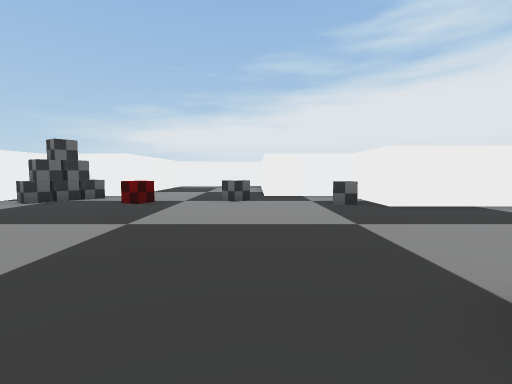
View 1 (above)

22 first-person views from a walk through a scene from a Unity 3-D project. The camera is 1.4 m above the floor, tilts 4° down and sees 85° across. The floor is counted in squares, 2 m on a side. Each view is taken from the middle of a square. On the plan, view 1 faces up. The plan holds only what a view shows up to about 9 squares ahead; the rest is blank. The place goes on beyond the plan. The player is left out. Some surface patterns are stand-ins.

View 2
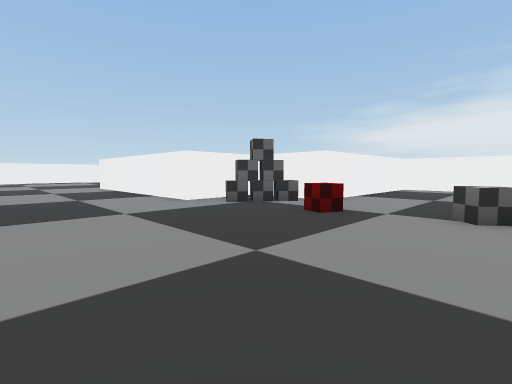

View 3
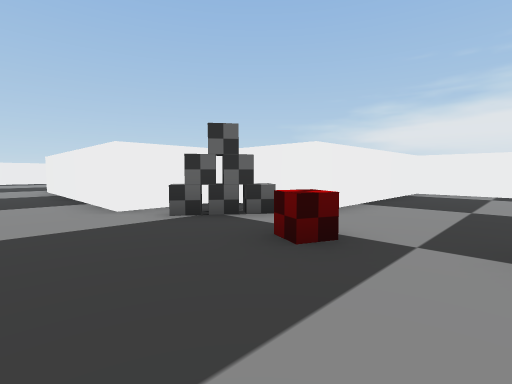

View 4
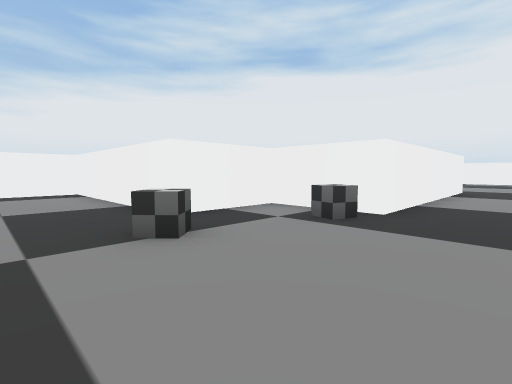

View 5
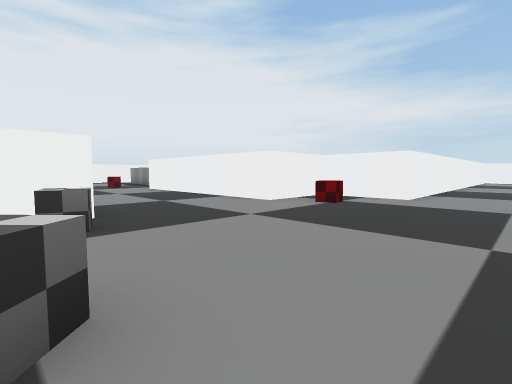

View 6
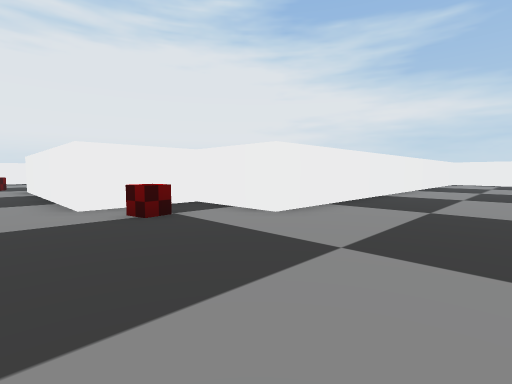

View 7
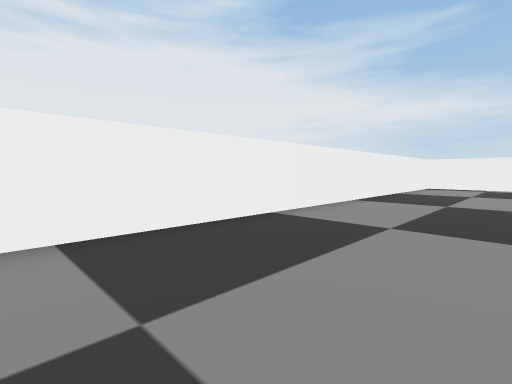

View 8
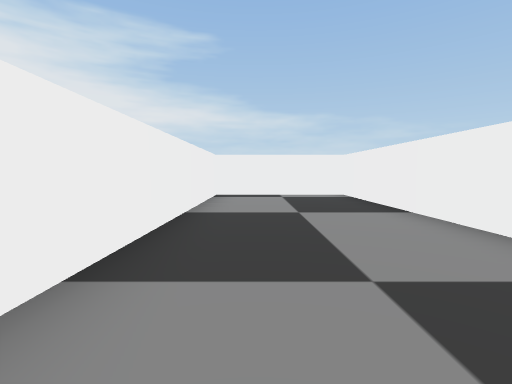

View 9
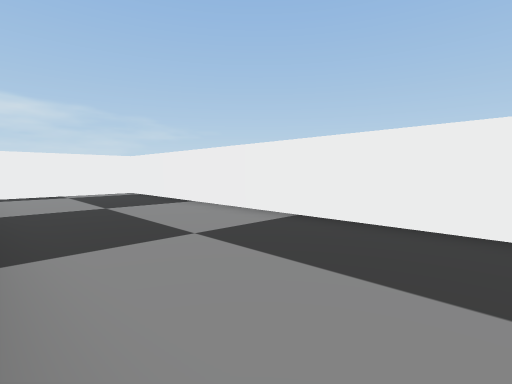

View 10
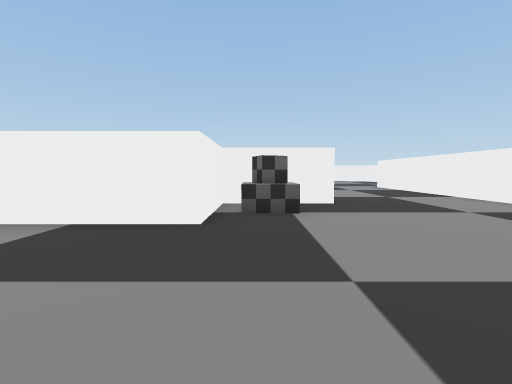

View 11
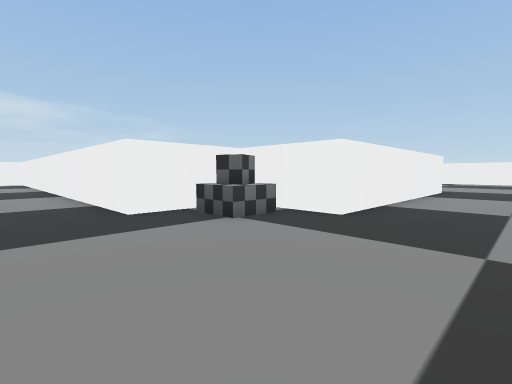

View 12
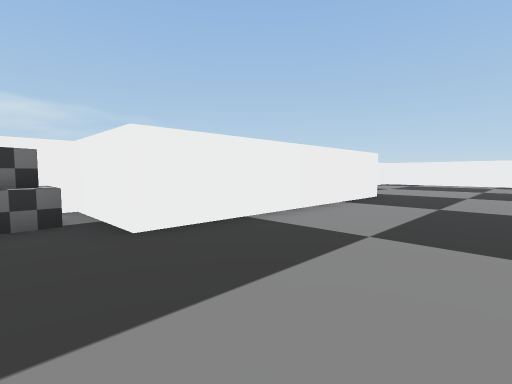

View 13
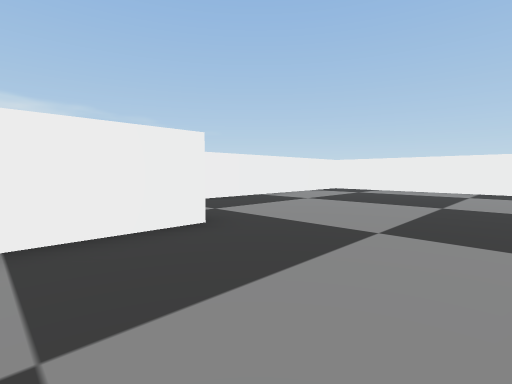

View 14
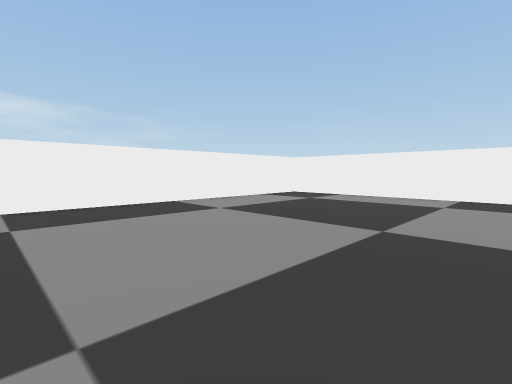

View 15
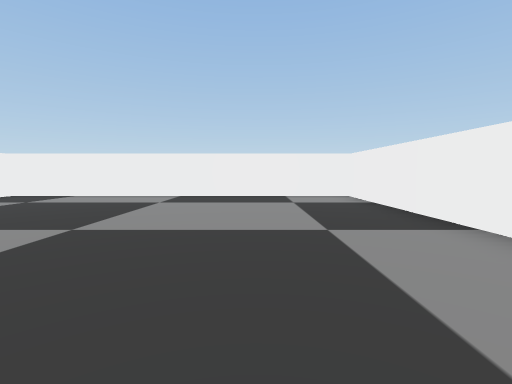

View 16
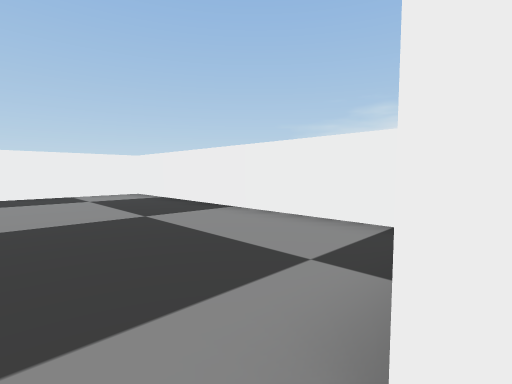

View 17
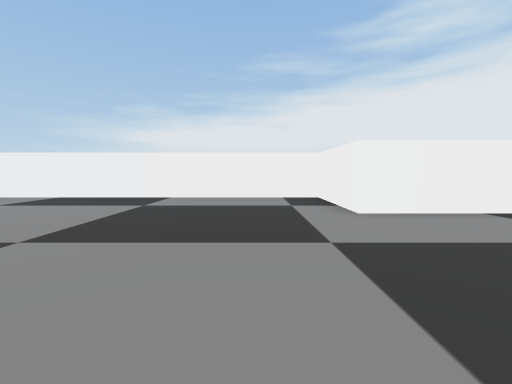

View 18
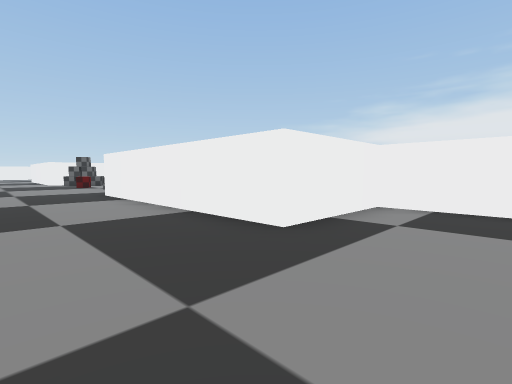

View 19
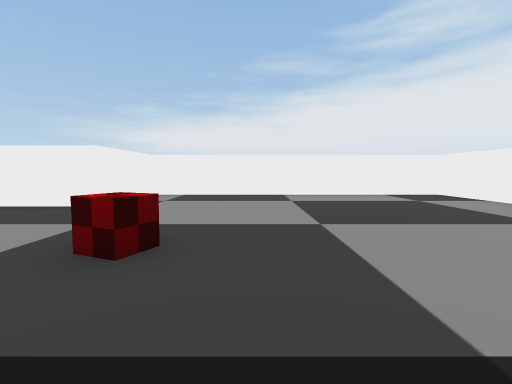

View 20
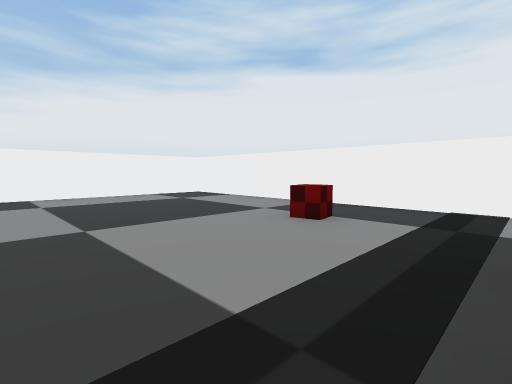

View 21
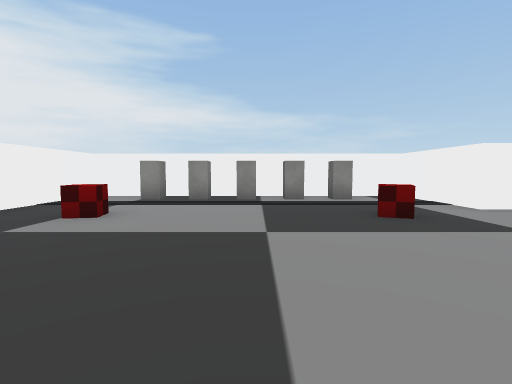

View 22
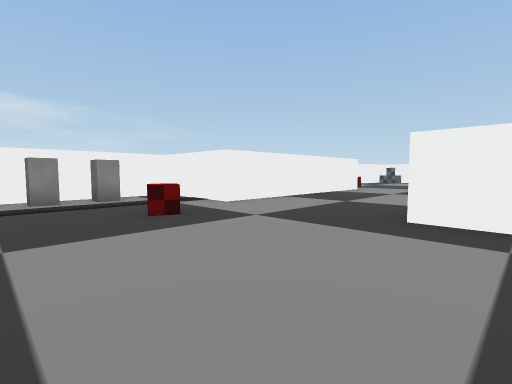

### Floor plan
Points are (right, up) in squares from view 1. A wall is a line through its corners. A room is listed if a view was taken in it or the views show most of it. See-through windows are left out.
Room 1 (views 1, 2, 3, 4, 5, 6, 7, 8, 9, 10, 11, 12, 13, 14, 15, 16, 17, 18, 19, 20, 21, 22)
walls: (-13.4, 1.8) (-6.2, 1.8) (-6.2, -0.8) (-3.8, -0.8) (-3.8, -15.7) (0.2, -15.7) (0.2, -0.8) (2.7, -0.8) (2.7, 1.8) (9.7, 1.8) (9.7, -1.2) (11.2, -1.2); (-3.8, 14) (-3.8, 8.2) (-6.2, 8.2) (-6.2, 5.8) (-13.2, 5.8) (-13.2, 8.8) (-22.3, 8.8) (-22.3, -1.2) (-14.2, -1.2); (14.8, -1.2) (18.8, -1.2) (18.8, 8.8) (9.7, 8.8) (9.7, 5.8) (2.7, 5.8) (2.7, 8.2) (0.2, 8.2) (0.2, 14.3) (-3.5, 14.3)
objects: other object (-5, 0); other object (-5, 7) to (-4, 7); other object (-3, 6); other object (0, 7); other object (2, 1); other object (2, 6); other object (12, -1); other object (12, 2); other object (13, -1); other object (14, -1); other object (15, -1) to (16, 0); other object (17, -1); other object (17, 2)

Where each view was taken, in squares from view 1:
view 1: 0 up, 0 right, facing up
view 2: 2 up, 0 right, facing up-left
view 3: 4 up, 1 left, facing up-left
view 4: 4 up, 2 left, facing up-right
view 5: 7 up, 2 left, facing down-right
view 6: 3 up, 3 left, facing down-right
view 7: 2 down, 3 left, facing down-right
view 8: 7 down, 1 left, facing down
view 9: 6 down, 0 right, facing down-left
view 10: 0 up, 0 right, facing left
view 11: 4 up, 2 left, facing down-left
view 12: 5 up, 5 left, facing down-left
view 13: 5 up, 11 left, facing down-left
view 14: 5 up, 14 left, facing down-left
view 15: 6 up, 14 left, facing left
view 16: 5 up, 13 left, facing up-left
view 17: 1 up, 15 left, facing up
view 18: 3 up, 12 right, facing up-left
view 19: 0 up, 13 right, facing up
view 20: 0 up, 13 right, facing up-right
view 21: 7 up, 14 right, facing down
view 22: 7 up, 14 right, facing down-left
